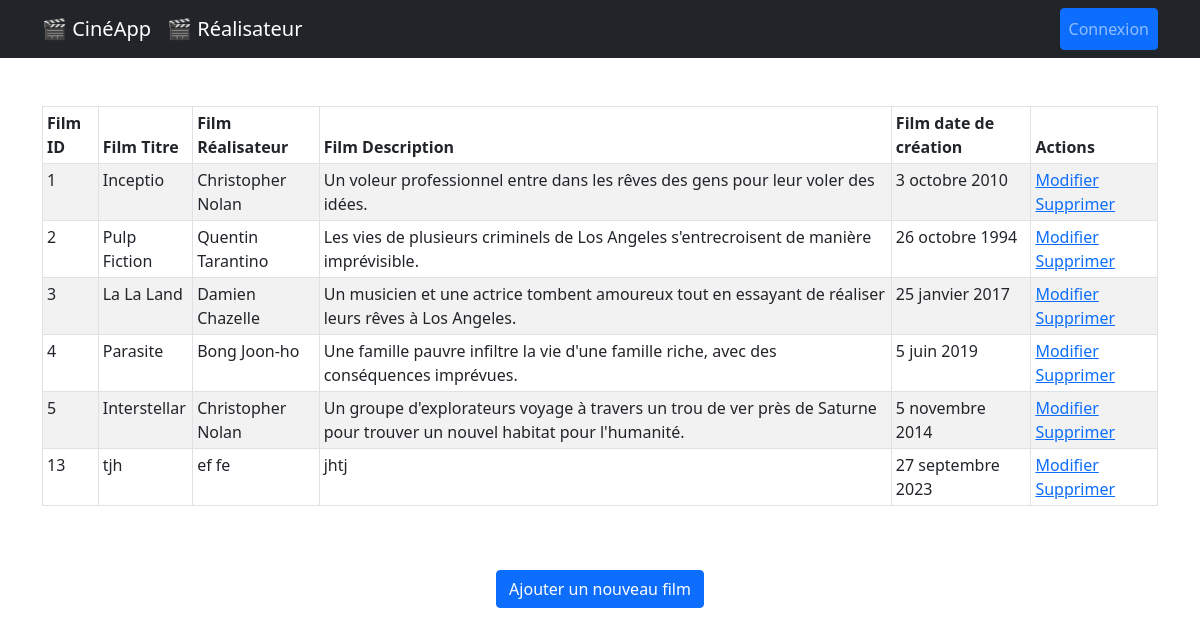
The page / on the database its author committed.
### lesFilms/models.py (models this page shows, shortened)
class Film(models.Model):
    titre = models.CharField(max_length=250)
    description = models.TextField()
    date_creation = models.DateField()
    realisateur = models.ForeignKey(
        Realisateur, on_delete=models.CASCADE, related_name="films"
    )
    acteurs = models.ManyToManyField(Acteur, related_name="films")

class Realisateur(models.Model):
    nom = models.CharField(max_length=250)
    prenom = models.CharField(max_length=250)
    def __str__(self):
        return f"{self.prenom} {self.nom}"

### lesFilms/views.py (the view)
# urls.py: path("", views.FilmListView.as_view(), name="film_list"),
class FilmListView(ListView):
    model = Film
    template_name = "lesFilms/film/film_list.html"  # Nom du template à utiliser
    context_object_name = "films"  # Nom de la variable à utiliser dans le template

### lesFilms/templates/lesFilms/film/film_list.html (shortened to what this page needs)
{% extends "lesFilms/base.html" %}
{% block content %}
<table class="table table-striped table-bordered table-sm">
  <thead class="thead-dark">
    <tr>
      <th>Film ID</th>
      <th>Film Titre</th>
      <th>Film Réalisateur</th>
      <th>Film Description</th>
      <th>Film date de création</th>
      <th>Actions</th>
    </tr>
  </thead>
  <tbody>
    {% for film in films %}
    <tr>
      <td>{{ film.id }}</td>
      <td>{{ film.titre }}</td>
      <td>{{ film.realisateur }}</td>
      <td>{{ film.description }}</td>
      <td>{{ film.date_creation }}</td>
      <td>
        <a href="{% url 'film_edit' film.id %}"
          ><span class="glyphicon glyphicon-pencil">Modifier</span></a
        >
        <a
          href="#"
          class="open-deleteModal"
          data-bs-toggle="modal"
          data-bs-target="#deleteModal"
          data-url="{% url 'film_delete' film.id %}"
          >Supprimer</a
        >
      </td>
    </tr>
    {% endfor %}
  </tbody>
</table>
<br />
<br />
<div class="justify-content-center d-flex">
  <a href="{% url 'film_add' %}" class="btn btn-primary"
    >Ajouter un nouveau film</a
  >
</div>
{% endblock %}

### rows shown on the page
Film: id "1", titre "Inceptio", realisateur "Christopher Nolan", description "Un voleur professionnel entre dans les rêves des gens pour leur voler des idées.", date_creation "3 octobre 2010"
Film: id "2", titre "Pulp Fiction", realisateur "Quentin Tarantino", description "Les vies de plusieurs criminels de Los Angeles s'entrecroisent de manière imprévisible.", date_creation "26 octobre 1994"
Film: id "3", titre "La La Land", realisateur "Damien Chazelle", description "Un musicien et une actrice tombent amoureux tout en essayant de réaliser leurs rêves à Los Angeles.", date_creation "25 janvier 2017"
Film: id "4", titre "Parasite", realisateur "Bong Joon-ho", description "Une famille pauvre infiltre la vie d'une famille riche, avec des conséquences imprévues.", date_creation "5 juin 2019"
Film: id "5", titre "Interstellar", realisateur "Christopher Nolan", description "Un groupe d'explorateurs voyage à travers un trou de ver près de Saturne pour trouver un nouvel habitat pour l'humanité.", date_creation "5 novembre 2014"
Film: id "13", titre "tjh", realisateur "ef fe", description "jhtj", date_creation "27 septembre 2023"
